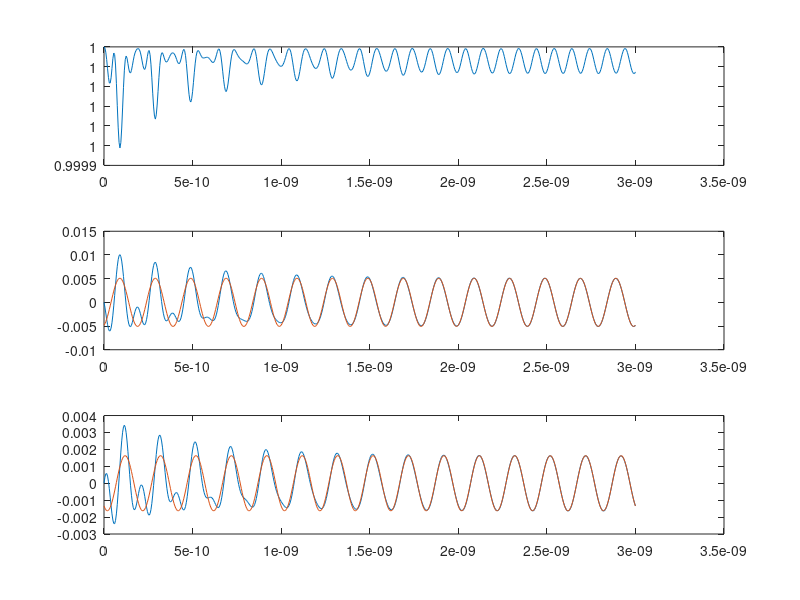

Write MATLAB code to recreate this figure.
% clear;
% load('matlab.mat');
% 
% dmdt = zeros(size(m_total));
% 
% dmdt(: , 2:600) = (m_total(: , 3:601) - m_total(: , 1:599)) / (2 * delta_t);
% 
% left1  = zeros(size(m_total));
% left2  = zeros(size(m_total));
% left34 = zeros(size(m_total));
% left5  = zeros(size(m_total));
% 
% for i = 1:601
%    
%     left1(: , i)  = -gamma * cross(m_total(: , i) , ([B_ext * cos(phi_B) ; B_ext * sin(phi_B) ; 0] + [0 ; 0 ; -mu_0 * M_s] .* m_total(: , i)));
%     left2(: , i)  = alpha * cross(m_total(: , i) , dmdt(: , i));
%     left34(: , i) = gamma * B_OF * cos(2 * pi * f * t(i)) * cross([0 ; -1 ; 0] , m_total(: , i));
%     left5(: , i)  = gamma * B_DL * cos(2 * pi * f * t(i)) * cross(m_total(: , i) , cross([0 ; -1 ; 0] , m_total(: , i)));
%     
% end

clear;
load('matlab.mat');
load('matlab2.mat');
omega = 2 * pi * f;

m_total = [cos(phi_B) sin(phi_B) 0 ; -sin(phi_B) cos(phi_B) 0 ; 0 0 1] * m_total;
figure;
subplot(311)
plot(t,m_total(1,:))

subplot(312)
plot(t,m_total(2,:),t,real(my * exp(1i * 2 * pi * f *t)))

subplot(313)
plot(t,m_total(3,:),t,real(mz * exp(1i * 2 * pi * f *t)))

dmdt = zeros(size(m_total));

dmdt(: , 2:600) = (m_total(: , 3:601) - m_total(: , 1:599)) / (2 * delta_t);

left1  = zeros(size(m_total));
left2  = zeros(size(m_total));
left34 = zeros(size(m_total));
left5  = zeros(size(m_total));

for i = 1:601
   
    left1(: , i)  = -gamma * cross(m_total(: , i) , ([B_ext ; 0 ; 0] + [0 ; 0 ; -mu_0 * M_s] .* m_total(: , i)));
    left2(: , i)  = alpha * cross(m_total(: , i) , dmdt(: , i));
    left34(: , i) = -gamma * B_OF * cos(2 * pi * f * t(i)) * cross([sin(phi_B) ; cos(phi_B) ; 0] , m_total(: , i));
    left5(: , i)  = -gamma * B_DL * cos(2 * pi * f * t(i)) * cross(m_total(: , i) , cross([sin(phi_B) ; cos(phi_B) ; 0] , m_total(: , i)));
    
end

-(gamma*cos(phi_B)*(B_DL*omega*1i + B_OF*B_ext*gamma + B_OF*alpha*omega*1i + B_OF*M_s*gamma*mu_0))/...
    (B_ext^2*gamma^2 + B_ext*alpha*gamma*omega*2i + M_s*mu_0*B_ext*gamma^2 - alpha^2*omega^2 + M_s*mu_0*alpha*gamma*omega*1i - omega^2)
-(gamma*cos(phi_B)*(B_DL*B_ext*gamma - B_OF*omega*1i + B_DL*alpha*omega*1i))/...
    (B_ext^2*gamma^2 + B_ext*alpha*gamma*omega*2i + M_s*mu_0*B_ext*gamma^2 - alpha^2*omega^2 + M_s*mu_0*alpha*gamma*omega*1i - omega^2)